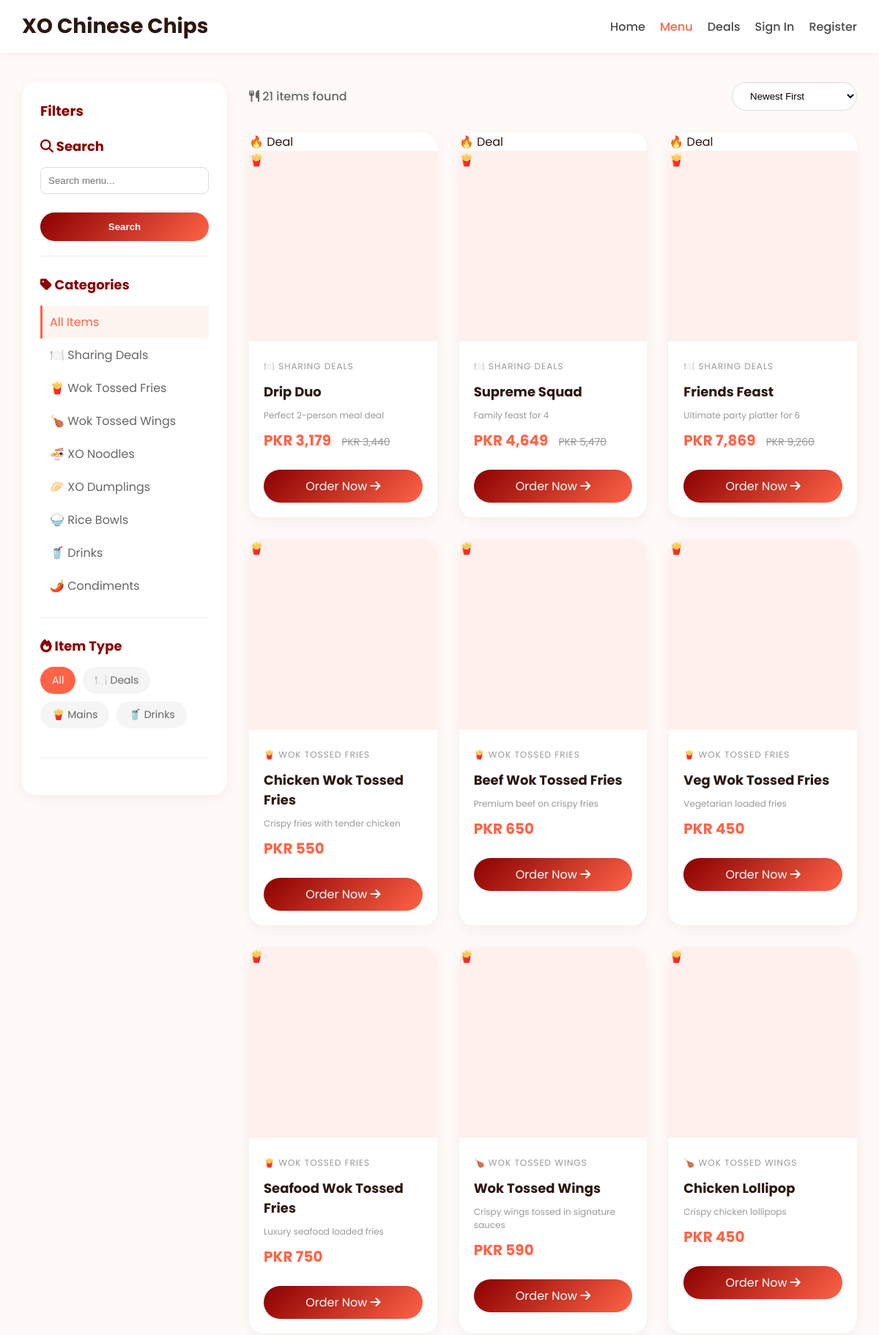
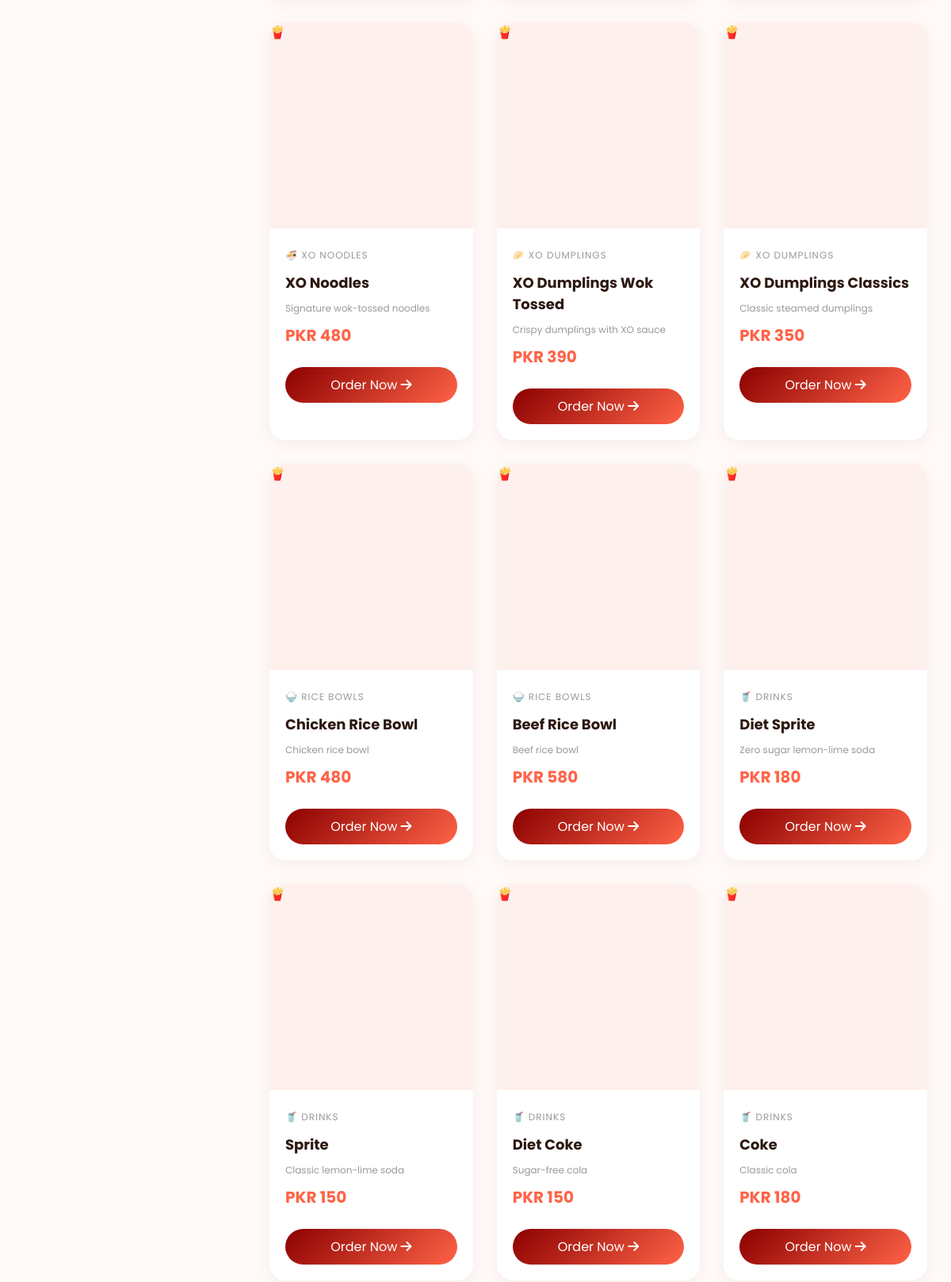
The page /shop.php (upper part) on the database its author committed (2 pictures, top to bottom).
### tables this page shows
CREATE TABLE categories (
    id INT PRIMARY KEY AUTO_INCREMENT,
    name VARCHAR(100) NOT NULL,
    slug VARCHAR(100) UNIQUE NOT NULL,
    description TEXT,
    icon VARCHAR(50),
    image VARCHAR(255),
    status ENUM('active', 'inactive') DEFAULT 'active',
    created_at TIMESTAMP DEFAULT CURRENT_TIMESTAMP
);

CREATE TABLE products (
    id INT PRIMARY KEY AUTO_INCREMENT,
    name VARCHAR(200) NOT NULL,
    slug VARCHAR(200) UNIQUE NOT NULL,
    description TEXT,
    short_description VARCHAR(500),
    price DECIMAL(10,2) NOT NULL,
    compare_price DECIMAL(10,2) DEFAULT 0,
    category_id INT,
    type ENUM('deal', 'main', 'drink', 'condiment', 'energy') DEFAULT 'main',
    sku VARCHAR(100),
    stock_quantity INT DEFAULT 999,
    is_featured BOOLEAN DEFAULT FALSE,
    is_new BOOLEAN DEFAULT FALSE,
    is_on_sale BOOLEAN DEFAULT FALSE,
    discount_percent INT DEFAULT 0,
    main_image VARCHAR(255) DEFAULT 'default-product.jpg',
    additional_images TEXT,
    status ENUM('active', 'inactive') DEFAULT 'active',
    created_at TIMESTAMP DEFAULT CURRENT_TIMESTAMP,
    FOREIGN KEY (category_id) REFERENCES categories(id) ON DELETE SET NULL
);

### shop.php (the view, shortened to what this page needs)
<?php
include "database.php";
$where = "WHERE p.status = 'active'";
$order_by = "ORDER BY p.created_at DESC";
$products = mysqli_query($conn, "SELECT p.*, c.name as category_name, c.slug as category_slug, c.icon
    FROM products p
    JOIN categories c ON p.category_id = c.id
    $where
    $order_by");
$categories = mysqli_query($conn, "SELECT * FROM categories WHERE status = 'active'");
?>
<!DOCTYPE html>
<html lang="en">
<head>
    <link rel="stylesheet" href="https://cdnjs.cloudflare.com/ajax/libs/font-awesome/6.4.0/css/all.min.css">
    <link rel="stylesheet" href="style.css">
</head>
<body>
    <div class="header">
        <div class="header-content">
            <div class="logo">
                <span class="logo-text">XO Chinese Chips</span>
            </div>
            <div class="nav">
                <a href="index.php">Home</a>
                <a href="shop.php" class="active">Menu</a>
                <a href="deals.php">Deals</a>
                <?php if(isset($_SESSION['user_id'])): ?>
                <a href="dashboard.php">My Account</a>
                <a href="wishlist.php"><i class="fas fa-heart"></i> Wishlist <span class="badge"><?php echo getWishlistCount($_SESSION['user_id']); ?></span></a>
                <a href="cart.php"><i class="fas fa-shopping-bag"></i> Cart <span class="badge"><?php echo getCartCount($_SESSION['user_id']); ?></span></a>
                <a href="logout.php">Logout</a>
                <?php else: ?>
                <a href="signin.php">Sign In</a>
                <a href="register.php">Register</a>
                <?php endif; ?>
            </div>
        </div>
    </div>
    <div class="shop-container">
        <div class="sidebar">
            <h3 style="margin-bottom: 20px; color: #8B0000;">Filters</h3>
            <div class="filter-section">
                <h4><i class="fas fa-search"></i> Search</h4>
                <form method="get">
                    <input type="text" name="search" placeholder="Search menu..." value="<?php echo isset($_GET['search']) ? htmlspecialchars($_GET['search']) : ''; ?>">
                    <button type="submit" class="apply-filters">Search</button>
                </form>
            </div>
            <div class="filter-section">
                <h4><i class="fas fa-tag"></i> Categories</h4>
                <div class="category-filter">
                    <a href="shop.php" class="<?php echo !isset($_GET['category']) ? 'active' : ''; ?>">All Items</a>
                    <?php while($cat = mysqli_fetch_assoc($categories)): ?>
                    <a href="shop.php?category=<?php echo $cat['slug']; ?>" class="<?php echo (isset($_GET['category']) && $_GET['category'] == $cat['slug']) ? 'active' : ''; ?>">
                        <?php echo $cat['icon']; ?> <?php echo $cat['name']; ?>
                    </a>
                    <?php endwhile; ?>
                </div>
            </div>
            <div class="filter-section">
                <h4><i class="fas fa-fire"></i> Item Type</h4>
                <div class="type-buttons">
                    <a href="shop.php<?php echo isset($_GET['category']) ? '?category='.$_GET['category'] : ''; ?>" class="type-btn <?php echo !isset($_GET['type']) ? 'active' : ''; ?>">All</a>
                    <a href="shop.php?type=deal<?php echo isset($_GET['category']) ? '&category='.$_GET['category'] : ''; ?>" class="type-btn <?php echo (isset($_GET['type']) && $_GET['type'] == 'deal') ? 'active' : ''; ?>">🍽️ Deals</a>
                    <a href="shop.php?type=main<?php echo isset($_GET['category']) ? '&category='.$_GET['category'] : ''; ?>" class="type-btn <?php echo (isset($_GET['type']) && $_GET['type'] == 'main') ? 'active' : ''; ?>">🍟 Mains</a>
                    <a href="shop.php?type=drink<?php echo isset($_GET['category']) ? '&category='.$_GET['category'] : ''; ?>" class="type-btn <?php echo (isset($_GET['type']) && $_GET['type'] == 'drink') ? 'active' : ''; ?>">🥤 Drinks</a>
                </div>
            </div>
        </div>
        <div>
            <div class="sort-bar">
                <div class="products-count">
                    <i class="fas fa-utensils"></i> <?php echo mysqli_num_rows($products); ?> items found
                </div>
                <form method="get" class="sort-form">
                    <select name="sort" class="sort-select" onchange="this.form.submit()">
                        <option value="newest" <?php echo (isset($_GET['sort']) && $_GET['sort'] == 'newest') ? 'selected' : ''; ?>>Newest First</option>
                    </select>
                </form>
            </div>
            <?php if(mysqli_num_rows($products) == 0): ?>
            <div class="no-products" style="text-align: center; padding: 60px; background: white; border-radius: 20px;">
                <i class="fas fa-search" style="font-size: 64px; color: #ddd;"></i>
                <h3 style="margin-top: 20px;">No items found!</h3>
                <p>Try adjusting your filters or search criteria</p>
                <a href="shop.php" class="btn-primary" style="display: inline-block; margin-top: 20px;">Clear Filters</a>
            </div>
            <?php else: ?>
            <div class="products-grid">
                <?php while($product = mysqli_fetch_assoc($products)):
                    $image_path = 'uploads/products/' . $product['main_image'];
                ?>
                <div class="product-card">
                    <div class="product-badge">
                        <?php if($product['type'] == 'deal'): ?>
                        <span class="badge-sale">🔥 Deal</span>
                        <?php endif; ?>
                    </div>
                    <div class="product-image">
                        <?php if(file_exists($image_path) && $product['main_image'] != 'default-product.jpg'): ?>
                        <img src="<?php echo $image_path; ?>" alt="<?php echo htmlspecialchars($product['name']); ?>">
                        <?php else: ?>
                        <div class="no-image">🍟</div>
                        <?php endif; ?>
                    </div>
                    <div class="product-info">
                        <span class="product-category"><?php echo $product['icon']; ?> <?php echo $product['category_name']; ?></span>
                        <h3><?php echo htmlspecialchars($product['name']); ?></h3>
                        <p class="product-short-desc" style="font-size: 12px; color: #999; margin: 5px 0;"><?php echo htmlspecialchars(substr($product['short_description'], 0, 60)); ?></p>
                        <div class="product-price">
                            <span class="current-price">PKR <?php echo number_format($product['price']); ?></span>
                            <?php if($product['compare_price'] > 0): ?>
                            <span class="old-price">PKR <?php echo number_format($product['compare_price']); ?></span>
                            <?php endif; ?>
                        </div>
                        <a href="product_details.php?id=<?php echo $product['id']; ?>" class="btn-add-to-cart">Order Now <i class="fas fa-arrow-right"></i></a>
                    </div>
                </div>
                <?php endwhile; ?>
            </div>
            <?php endif; ?>
        </div>
    </div>
</body>
</html>

### style.css (style rules this page uses)
* { margin: 0; padding: 0; box-sizing: border-box; }
body { font-family: 'Poppins', sans-serif; background: #fffaf7; color: #2d1810; overflow-x: hidden; }
.header { background: white; box-shadow: 0 2px 20px rgba(0,0,0,0.05); position: sticky; top: 0; z-index: 1000; }
.header-content { max-width: 1400px; margin: 0 auto; padding: 15px 30px; display: flex; justify-content: space-between; align-items: center; flex-wrap: wrap; gap: 15px; }
.logo { font-size: 28px; font-weight: bold; }
.nav { display: flex; gap: 20px; align-items: center; flex-wrap: wrap; }
.nav a { text-decoration: none; color: #4a4a4a; transition: all 0.3s ease; font-weight: 500; }
.nav a:hover, .nav a.active { color: #FF6347; }
.categories-grid, .products-grid { display: grid; grid-template-columns: repeat(auto-fit, minmax(250px, 1fr)); gap: 30px; }
.product-card { background: white; border-radius: 20px; overflow: hidden; transition: all 0.3s ease; box-shadow: 0 5px 20px rgba(0,0,0,0.05); }
.product-image { position: relative; height: 260px; overflow: hidden; background: #fdf0ed; }
.product-info { padding: 20px; }
.product-category { font-size: 12px; color: #999; text-transform: uppercase; letter-spacing: 1px; }
.product-info h3 { font-size: 18px; margin: 10px 0; color: #2d1810; }
.product-price { margin: 10px 0; }
.current-price { font-size: 20px; font-weight: bold; color: #FF6347; }
.old-price { font-size: 14px; color: #999; text-decoration: line-through; margin-left: 10px; }
.btn-add-to-cart { display: inline-block; width: 100%; padding: 10px; background: linear-gradient(135deg, #8B0000, #FF6347); color: white; text-align: center; text-decoration: none; border-radius: 25px; margin-top: 15px; transition: all 0.3s ease; }

### shop.php (style rules this page uses)
.shop-container { display: grid; grid-template-columns: 280px 1fr; gap: 30px; max-width: 1400px; margin: 40px auto; padding: 0 30px; }
.sidebar { background: white; border-radius: 20px; padding: 25px; height: fit-content; position: sticky; top: 100px; box-shadow: 0 5px 20px rgba(0,0,0,0.05); }
.filter-section { margin-bottom: 25px; border-bottom: 1px solid #eee; padding-bottom: 20px; }
.filter-section h4 { margin-bottom: 15px; color: #8B0000; font-size: 18px; }
.filter-section select, .filter-section input { width: 100%; padding: 10px; border: 1px solid #ddd; border-radius: 8px; margin-bottom: 10px; }
.category-filter a { display: block; padding: 10px 0; color: #666; text-decoration: none; transition: all 0.3s; border-left: 3px solid transparent; padding-left: 10px; }
.category-filter a:hover, .category-filter a.active { color: #FF6347; border-left-color: #FF6347; background: #fff5f0; }
.apply-filters { width: 100%; padding: 12px; background: linear-gradient(135deg, #8B0000, #FF6347); color: white; border: none; border-radius: 25px; cursor: pointer; font-weight: 600; margin-top: 15px; }
.sort-bar { display: flex; justify-content: space-between; align-items: center; margin-bottom: 30px; flex-wrap: wrap; gap: 15px; }
.sort-select { padding: 10px 20px; border: 1px solid #ddd; border-radius: 25px; background: white; }
.products-count { color: #666; font-weight: 500; }
.type-buttons { display: flex; gap: 10px; flex-wrap: wrap; margin-bottom: 20px; }
.type-btn { padding: 8px 16px; background: #f5f5f5; border-radius: 25px; text-decoration: none; color: #666; font-size: 14px; transition: all 0.3s; }
.type-btn:hover, .type-btn.active { background: #FF6347; color: white; }

### rows shown on the page
categories: icon "🍽️", name "Sharing Deals"
categories: icon "🍟", name "Wok Tossed Fries"
categories: icon "🍗", name "Wok Tossed Wings"
categories: icon "🍜", name "XO Noodles"
categories: icon "🥟", name "XO Dumplings"
categories: icon "🍚", name "Rice Bowls"
categories: icon "🥤", name "Drinks"
categories: icon "🌶️", name "Condiments"
products: type "🔥 Deal", category.icon "🍽️", category.name "SHARING DEALS", name "Drip Duo", short_description "Perfect 2-person meal deal", price "3,179", compare_price "3,440"
products: type "🔥 Deal", category.icon "🍽️", category.name "SHARING DEALS", name "Supreme Squad", short_description "Family feast for 4", price "4,649", compare_price "5,470"
products: type "🔥 Deal", category.icon "🍽️", category.name "SHARING DEALS", name "Friends Feast", short_description "Ultimate party platter for 6", price "7,869", compare_price "9,260"
products: category.icon "🍟", category.name "WOK TOSSED FRIES", name "Chicken Wok Tossed Fries", short_description "Crispy fries with tender chicken", price "550"
products: category.icon "🍟", category.name "WOK TOSSED FRIES", name "Beef Wok Tossed Fries", short_description "Premium beef on crispy fries", price "650"
products: category.icon "🍟", category.name "WOK TOSSED FRIES", name "Veg Wok Tossed Fries", short_description "Vegetarian loaded fries", price "450"
products: category.icon "🍟", category.name "WOK TOSSED FRIES", name "Seafood Wok Tossed Fries", short_description "Luxury seafood loaded fries", price "750"
products: category.icon "🍗", category.name "WOK TOSSED WINGS", name "Wok Tossed Wings", short_description "Crispy wings tossed in signature sauces", price "590"
products: category.icon "🍗", category.name "WOK TOSSED WINGS", name "Chicken Lollipop", short_description "Crispy chicken lollipops", price "450"
products: category.icon "🍜", category.name "XO NOODLES", name "XO Noodles", short_description "Signature wok-tossed noodles", price "480"
products: category.icon "🥟", category.name "XO DUMPLINGS", name "XO Dumplings Wok Tossed", short_description "Crispy dumplings with XO sauce", price "390"
products: category.icon "🥟", category.name "XO DUMPLINGS", name "XO Dumplings Classics", short_description "Classic steamed dumplings", price "350"
products: category.icon "🍚", category.name "RICE BOWLS", name "Chicken Rice Bowl", short_description "Chicken rice bowl", price "480"
products: category.icon "🍚", category.name "RICE BOWLS", name "Beef Rice Bowl", short_description "Beef rice bowl", price "580"
products: category.icon "🥤", category.name "DRINKS", name "Diet Sprite", short_description "Zero sugar lemon-lime soda", price "180"
products: category.icon "🥤", category.name "DRINKS", name "Sprite", short_description "Classic lemon-lime soda", price "150"
products: category.icon "🥤", category.name "DRINKS", name "Diet Coke", short_description "Sugar-free cola", price "150"
products: category.icon "🥤", category.name "DRINKS", name "Coke", short_description "Classic cola", price "180"

### other values the page prints
mysqli_num_rows($products) "21"
